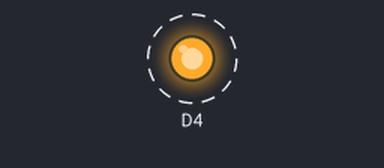
Simulated run of this sketch. Board: ESP8266 (NodeMCU). Parts: output pins drawn as LEDs (lit = HIGH). Dashed ring = blinking.

Above: at 0.2 s.
Timing chart, 0 to 3.0 s (numbered marks = the images above):
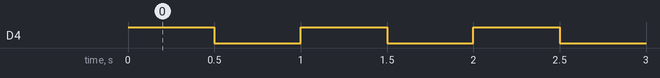

Measured:
- by itself, D4: alternates HIGH for 0.50 s and LOW for 0.50 s

The sketch:

LED_Blinking.ino
```cpp
int D = 500;

void setup() {
  // put your setup code here, to run once:
  pinMode (D4, OUTPUT);
}

void loop() {
  // put your main code here, to run repeatedly:
  digitalWrite (D4, 1);
  delay (D);

  digitalWrite (D4, 0);
  delay (D);
}
```
